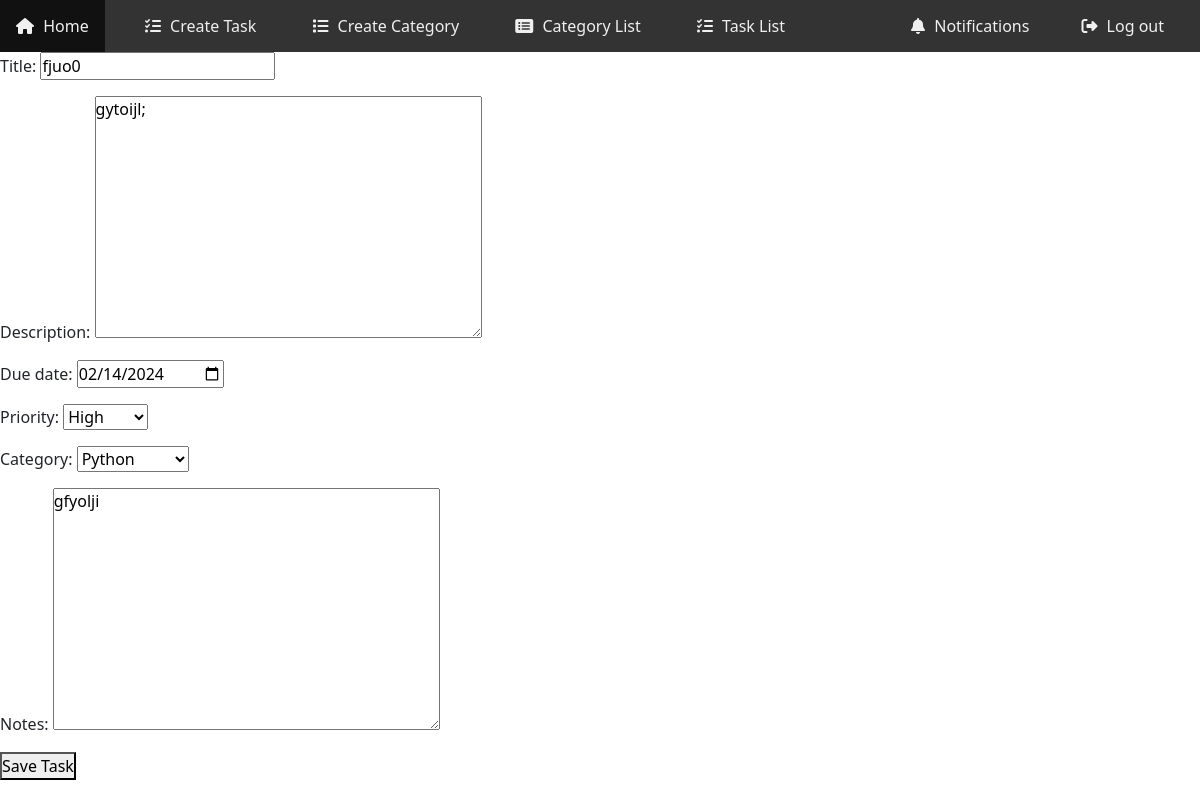
Screenshot of /taskEditPage/18 with the database file from the repository.
### myApp/models.py (models this page shows, shortened)
class myTaskModel(models.Model):
    PRIORITY_CHOICES = [
        ('low', 'Low'),
        ('medium', 'Medium'),
        ('high', 'High'),
    ]
    title = models.CharField(max_length=200)
    description = models.TextField(blank=True, null=True)
    due_date = models.DateField(blank=True, null=True)
    priority = models.CharField(max_length=10, choices=PRIORITY_CHOICES, default='medium')
    completed = models.BooleanField(default=False)
    completed_date = models.DateTimeField(null=True, blank=True)
    notes = models.TextField(blank=True, null=True)
    category = models.ForeignKey(TaskCategory, on_delete=models.SET_NULL, blank=True, null=True)
    user = models.ForeignKey(Custom_User, on_delete=models.CASCADE)
    upcoming_tasks = models.BooleanField(default=True)

### myProject/views.py (the view)
# urls.py: path('taskEditPage/<str:myid>', taskEditPage, name='taskEditPage'),
def taskEditPage(request, myid):
    task = get_object_or_404(myTaskModel, id=myid)
    if request.method == 'POST':
        form = TaskForm(request.POST, instance=task)
        if form.is_valid():
            form.save()
            return redirect("task_listPage")
    else:
        form = TaskForm(instance=task)
    return render(request, 'taskEdit.html', {'form': form})

### myProject/forms.py
class TaskForm(forms.ModelForm):
    class Meta:
        model = myTaskModel
        fields = ['title', 'description', 'due_date', 'priority', 'category', 'notes']
        widgets = {
            'due_date': forms.DateInput(attrs={'type': 'date'}),
        }

### myApp/models.py (called while the page is built)
    def __str__(self):
        return self.name

### template/taskEdit.html (shortened to what this page needs)
{% include "navbar.html" %}
  {% block content %}
    <form method="POST" action="">
        {{ form.as_p }}
        <button type="submit">Save Task</button>
    </form>
{% endblock content %}

### template/navbar.html (style rules this page uses)
* { margin: 0; padding: 0; box-sizing: border-box; }

### rows the page displays
myTaskModel: title "fjuo0", description "gytoijl;", due_date "02/14/2024", priority "High", category "Python", notes "gfyolji"
